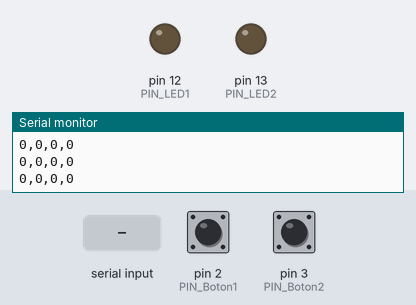
Recording of a sketch running on a simulated Arduino Uno, built with avr-gcc and run on an emulated ATmega328P. Shown: output pins drawn as LEDs (lit = HIGH), the last lines printed to the serial monitor. Dashed ring = blinking. Inputs (shaded band) come from the test bench; at power-on: pin 2 (PIN_Boton1) LOW, pin 3 (PIN_Boton2) LOW.

Above: at 1.2 s.
1.3 s: pin 2 (PIN_Boton1) pulled HIGH for 1 s
At 3.2 s:
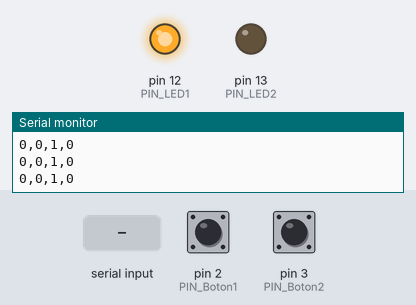
3.8 s: pin 3 (PIN_Boton2) pulled HIGH for 3.2 s
At 3.9 s:
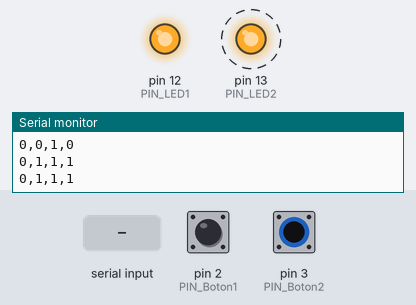
8.5 s: pin 3 (PIN_Boton2) pulled HIGH for 0.15 s
At 9.1 s:
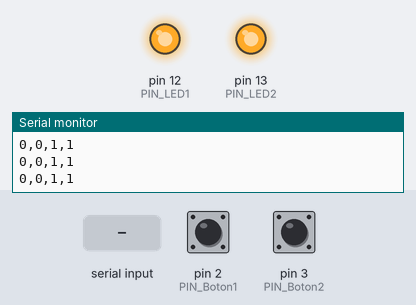
10.1 s: "A" received over Serial
At 10.4 s:
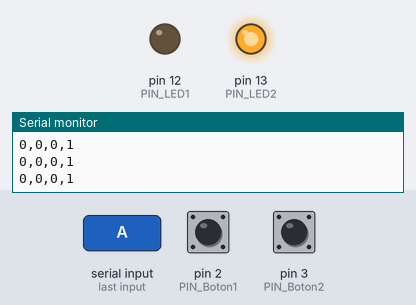
11.6 s: "B" received over Serial
At 12.7 s:
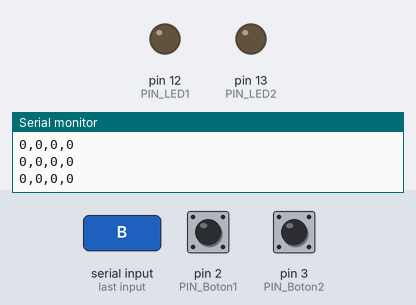
Timing chart, 0 to 14.1 s (numbered marks = the images above; inputs shaded):
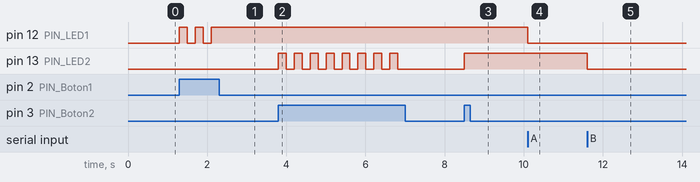

The sketch:

sketch_dec2a.ino
```cpp
const int PIN_Boton1 = 2;
const int PIN_Boton2 = 3;
const int PIN_LED1 = 12;
const int PIN_LED2 = 13;
int estadoLed1 = 0;
int estadoLed2 = 0;


unsigned long tiempoAnteriorBtn1 = 0;
unsigned long tiempoAnteriorBtn2 = 0;
unsigned long tiempoAnteriorEnvio = 0;


const long intervaloRebote = 200; //antirrebote de los pulsadores
const long intervaloEnvio = 50;

void setup() {
  Serial.begin(9600);


  pinMode(PIN_Boton1, INPUT);
  pinMode(PIN_Boton2, INPUT);
  pinMode(PIN_LED1, OUTPUT);
  pinMode(PIN_LED2, OUTPUT);
}

void loop() {

  unsigned long tiempoActual = millis();

  // Lee los botones:
  int lecturaBtn1 = digitalRead(PIN_Boton1);
  int lecturaBtn2 = digitalRead(PIN_Boton2);

  if (lecturaBtn1 == HIGH) {

    if (tiempoActual - tiempoAnteriorBtn1 > intervaloRebote) {
      estadoLed1 = !estadoLed1;
      tiempoAnteriorBtn1 = tiempoActual;
    }
  }


  if (lecturaBtn2 == HIGH) {
    if (tiempoActual - tiempoAnteriorBtn2 > intervaloRebote) {
      estadoLed2 = !estadoLed2;
      tiempoAnteriorBtn2 = tiempoActual;
    }
  }

  // Lee los comandos de processing:
  if (Serial.available() > 0) {
    char orden = Serial.read();

    if (orden == 'A') estadoLed1 = !estadoLed1;
    if (orden == 'B') estadoLed2 = !estadoLed2;
  }


  digitalWrite(PIN_LED1, estadoLed1);
  digitalWrite(PIN_LED2, estadoLed2);

  // Envia datos a processing
  if (tiempoActual - tiempoAnteriorEnvio > intervaloEnvio) {
  Serial.print(lecturaBtn1);
    Serial.print(",");
    Serial.print(lecturaBtn2);
    Serial.print(",");
    Serial.print(estadoLed1);
    Serial.print(",");
    Serial.println(estadoLed2);

    tiempoAnteriorEnvio = tiempoActual;
  }

}
```

Measured:
- after the input at 1.3 s, pin 12 (PIN_LED1): alternates HIGH for 0.20 s and LOW for 0.20 s, 5 changes in all, then stays HIGH, starting at once
- after the input at 3.8 s, pin 13 (PIN_LED2): alternates HIGH for 0.20 s and LOW for 0.20 s, 16 changes in all, then stays LOW, starting at once
- after the input at 8.5 s, pin 13 (PIN_LED2): LOW → HIGH at once
- after the input at 10.1 s, pin 12 (PIN_LED1): HIGH → LOW at once
- after the input at 11.6 s, pin 13 (PIN_LED2): HIGH → LOW at once
